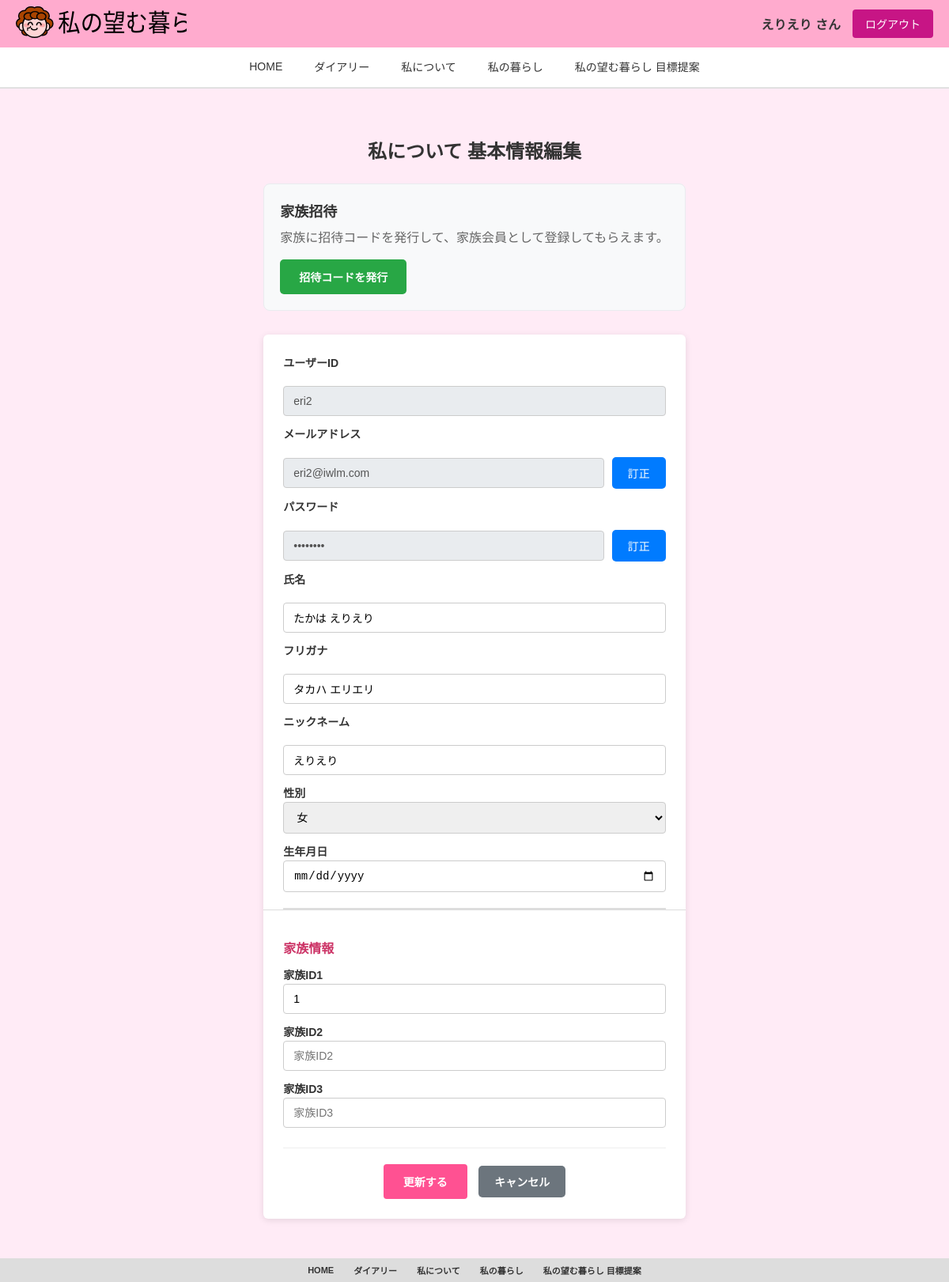
/user (signed in), run on an earlier commit of the app's database.
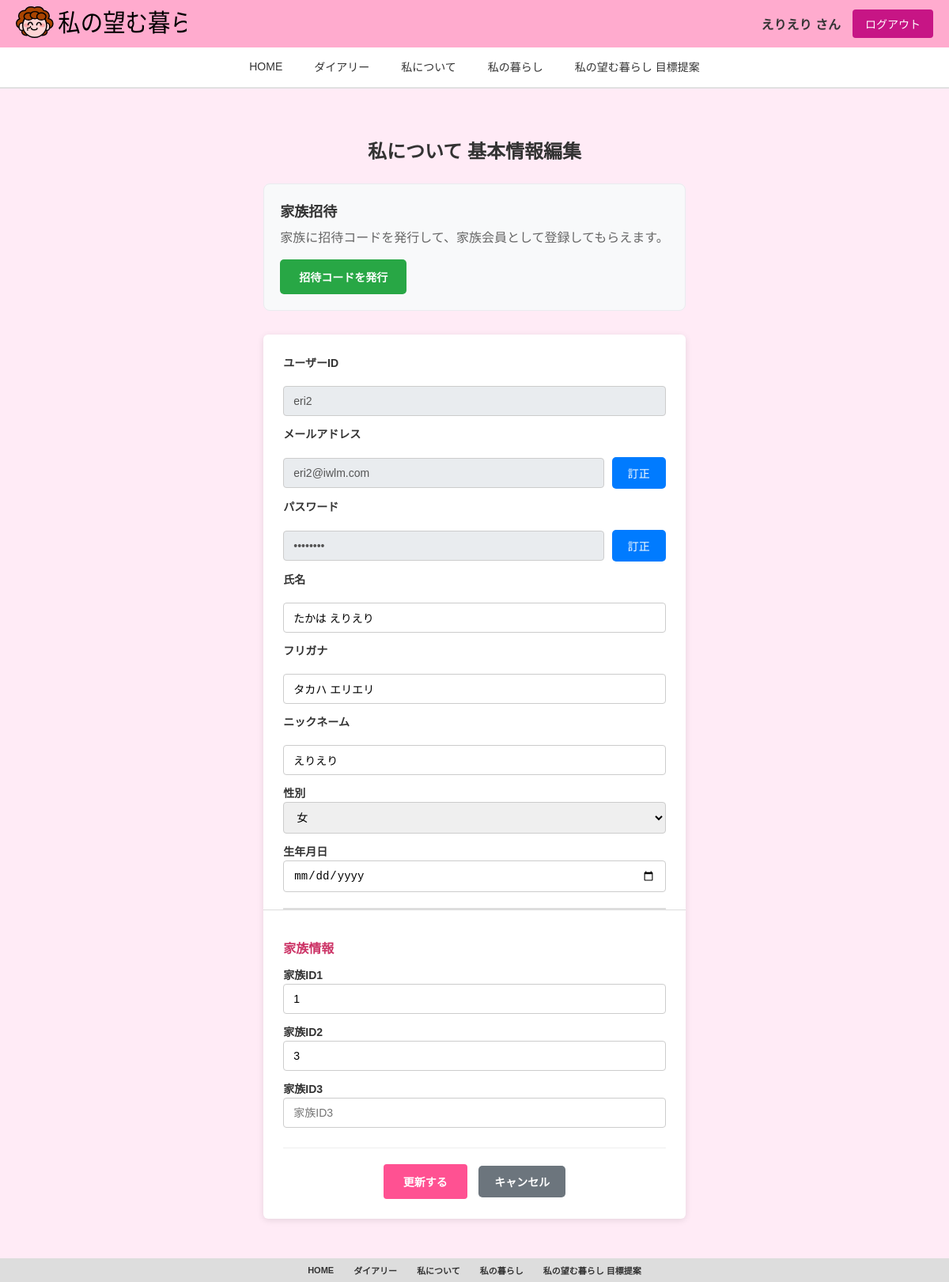
And on a later commit of the database.
### tables this page shows
CREATE TABLE "users"(
  id INT,
  user_id TEXT,
  email TEXT,
  password TEXT,
  user_type TEXT,
  name TEXT,
  furigana TEXT,
  nickname TEXT,
  gender TEXT,
  birth_date NUM,
  family_id1 INT,
  family_id2 INT,
  family_id3 INT,
  created_at NUM,
  updated_at NUM
);

### app.py (the view)
@app.route("/user")
@login_required
def user():
    if session.get("user_type") == "family":
        user_data = db.get_user_by_id(session["parent_user_id"])
    else:
        user_data = db.get_user_by_id(session["user_id"])
    return render_template("user.html", user=user_data)

### app.py (called while the page is built)
def login_required(f):
    @wraps(f)
    def decorated_function(*args, **kwargs):
        if "user_id" not in session:
            return redirect(url_for("index"))
        return f(*args, **kwargs)
    return decorated_function

### config.py (called while the page is built)
    def get_connection(self):
        conn = sqlite3.connect(self.db_path, timeout=30.0)
        conn.execute("PRAGMA journal_mode=WAL")
        conn.execute("PRAGMA busy_timeout=30000")  # 30秒
        return conn

    def get_user_by_id(self, user_id):
        conn = self.get_connection()
        cursor = conn.cursor()
        cursor.execute(
            """
            SELECT id, user_id, email, password, user_type, name, furigana, nickname,
                   gender, birth_date, family_id1, family_id2, family_id3,
                   created_at, updated_at
            FROM users WHERE user_id = ?
        """,
            (user_id,),
        )
        user = cursor.fetchone()
        conn.close()
        return user

### templates/user.html (shortened to what this page needs)
{% extends "base.html" %}
{% block nickname %}{{ session.get('nickname', 'ゲスト') }}{% endblock %}
{% block content %}
<div class="user-registration">
    <h2>私について 基本情報編集</h2>
    {% if session.get('user_type') == 'self' %}
    <div class="invitation-section">
        <h3>家族招待</h3>
        <p>家族に招待コードを発行して、家族会員として登録してもらえます。</p>
        <button type="button" id="generate-invitation-btn" class="invitation-btn">招待コードを発行</button>
    </div>
    {% else %}
    <div class="alert alert-info" style="background: #d1ecf1; color: #0c5460; padding: 10px; border-radius: 5px; margin-bottom: 20px;">
        <strong>注意:</strong> 招待コード発行機能は本人ユーザーのみ利用できます。
        現在のユーザータイプ: {{ session.get('user_type', '未設定') }}
    </div>
    {% endif %}
    {% if session.get('user_type') == 'self' %}
    <form method="POST" action="{{ url_for('update_user') }}" class="registration-form">
        <div class="form-group">
            <label for="user_id">ユーザーID</label><br>
            <input type="text" id="user_id" value="{{ user[1] if user else '' }}" disabled class="disabled-input">
        </div>
        <div class="form-group">
            <label for="email">メールアドレス</label><br>
            <div class="input-with-button">
                <input type="email" id="email" value="{{ user[2] if user else '' }}" disabled class="disabled-input">
                <button type="button" class="edit-btn" onclick="toggleEdit('email')">訂正</button>
            </div>
        </div>
        <div class="form-group">
            <label for="password">パスワード</label><br>
            <div class="input-with-button">
                <input type="password" id="password" value="********" disabled class="disabled-input">
                <button type="button" class="edit-btn" onclick="toggleEdit('password')">訂正</button>
            </div>
        </div>
        <div class="form-group">
            <label for="name">氏名</label><br>
            <input type="text" id="name" name="name" value="{{ user[5] if user and user[5] else '' }}" placeholder="氏名を入力">
        </div>
        <div class="form-group">
            <label for="furigana">フリガナ</label><br>
            <input type="text" id="furigana" name="furigana" value="{{ user[6] if user and user[6] else '' }}" placeholder="フリガナを入力">
        </div>
        <div class="form-group">
            <label for="nickname">ニックネーム</label><br>
            <input type="text" id="nickname" name="nickname" value="{{ user[7] if user and user[7] else '' }}" placeholder="表示名を入力">
        </div>
        <div class="form-group">
            <label for="gender">性別</label>
            <select id="gender" name="gender">
                <option value="女" {% if user and user[8]=='女' %}selected{% endif %}>女</option>
            </select>
        </div>
        <div class="form-group">
            <label for="birth_date">生年月日</label>
            <input type="date" id="birth_date" name="birth_date" value="{{ user[9] if user and user[9] else '' }}">
        </div>
        <div class="family-section">
            <h3 style="color: #CC3366;">家族情報</h3>
            <div class="form-group">
                <label for="family_id1">家族ID1</label>
                <input type="number" id="family_id1" name="family_id1" value="{{ user[10] if user and user[10] else '' }}" placeholder="家族ID1">
            </div>
            <div class="form-group">
                <label for="family_id2">家族ID2</label>
                <input type="number" id="family_id2" name="family_id2" value="{{ user[11] if user and user[11] else '' }}" placeholder="家族ID2">
            </div>
            <div class="form-group">
                <label for="family_id3">家族ID3</label>
                <input type="number" id="family_id3" name="family_id3" value="{{ user[12] if user and user[12] else '' }}" placeholder="家族ID3">
            </div>
        </div>
        <div class="form-actions">
            <button type="submit" class="submit-btn">更新する</button>
            <button type="button" class="cancel-btn" onclick="window.location.href='{{ url_for('dashboard') }}'">キャンセル</button>
        </div>
    </form>
    {% endif %}
</div>
{% endblock %}

### templates/base.html (shortened to what this page needs)
<!DOCTYPE html>
<html lang="ja">
<head>
    <link rel="stylesheet" href="{{ url_for('static', filename='style.css') }}">
</head>
<body>
    <header class="main-header">
        <div class="header-content">
            <div class="header-left">
                <img src="{{ url_for('static', filename='images/logomark2.svg') }}" alt="logomark" class="header-logo">
            </div>
            <div class="header-right">
                <div class="user-info">
                    <div class="user-name-container">
                        <a href="{{ url_for('user') }}" class="user-link">
                            <span class="nickname">{% block nickname %}ゲスト{% endblock %} さん</span>
                        </a>
                    </div>
                    <a href="{{ url_for('logout') }}" class="logout-btn" style="text-decoration: none;">ログアウト</a>
                </div>
            </div>
        </div>
        <nav class="main-nav">
            <ul class="nav-list">
                <li class="nav-item">
                    <a href="{{ url_for('dashboard') }}" class="nav-link">HOME</a>
                </li>
                <li class="nav-item dropdown">
                    <a href="{{ url_for('diary_calendar') }}" class="nav-link">ダイアリー</a>
                </li>
                <li class="nav-item dropdown">
                    <a href="{{ url_for('profile') }}" class="nav-link">私について</a>
                </li>
                <li class="nav-item dropdown">
                    <a href="{{ url_for('iwlm') }}" class="nav-link">私の暮らし</a>
                </li>
                <li class="nav-item dropdown">
                    <a href="{{ url_for('goals') }}" class="nav-link">私の望む暮らし 目標提案</a>
                </li>
            </ul>
        </nav>
    </header>
    <main class="main-content">
        {% block content %}{% endblock %}
    </main>
    <footer class="main-footer">
        <div class="footer-content">
            <div class="footer-section">
                <a href="{{ url_for('dashboard') }}" class="footer-main-link">HOME</a>
            </div>
            <div class="footer-section">
                <a href="{{ url_for('diary_calendar') }}" class="footer-main-link">ダイアリー</a>
            </div>
            <div class="footer-section">
                <a href="{{ url_for('profile') }}" class="footer-main-link">私について</a>
            </div>
            <div class="footer-section">
                <a href="{{ url_for('iwlm') }}" class="footer-main-link">私の暮らし</a>
            </div>
            <div class="footer-section">
                <a href="{{ url_for('goals') }}" class="footer-main-link">私の望む暮らし 目標提案</a>
            </div>
        </div>
    </footer>
</body>
</html>

What changed in the data, as far as the page shows it:
changed users "えりえり": family_id2 (not shown) → "3"
